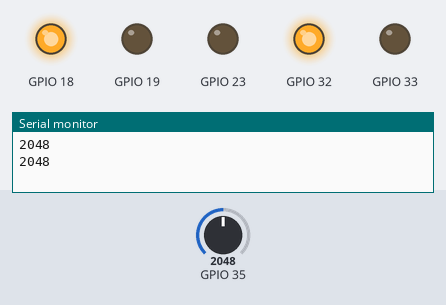
A sketch run on a simulated ESP32. Parts: output pins drawn as LEDs (lit = HIGH), the last lines printed to the serial monitor. The inputs (shaded band) are chosen by the test bench; at power-on: GPIO 35 = 2048.

Above: at 2.8 s.
2.9 s: GPIO 35 set to 1054
5.6 s: GPIO 35 set to 970
At 7.3 s:
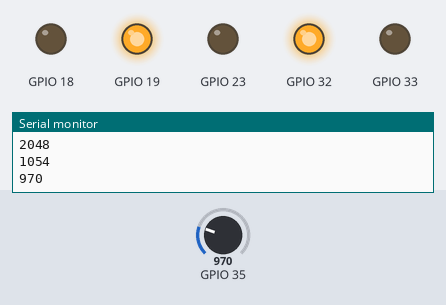
8.3 s: GPIO 35 set to 1040
At 10.4 s:
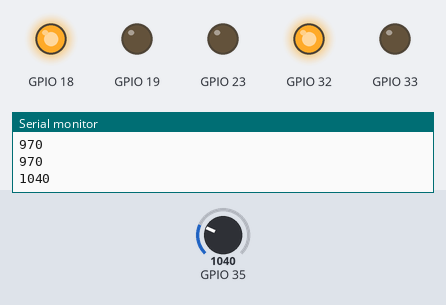
11.5 s: GPIO 35 set to 960
At 13.1 s:
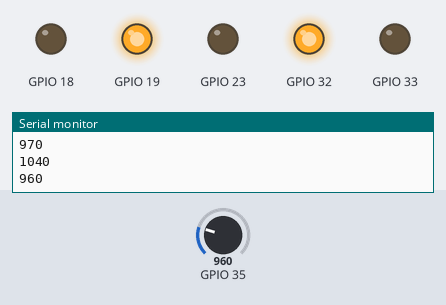
Timing chart, 0 to 14.6 s (numbered marks = the images above; inputs shaded):
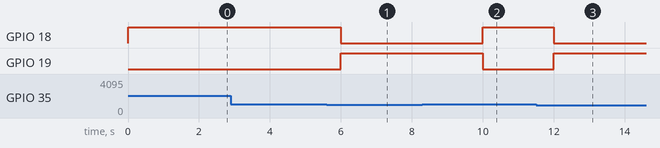

Measured:
- the behaviour switches between 1001 and 1000 on GPIO 35 (found by bisection; images 0 and 1)
- after the input at 5.6 s, GPIO 18: HIGH → LOW after 0.40 s; GPIO 19: LOW → HIGH after 0.40 s
- after the input at 8.3 s, GPIO 18: LOW → HIGH after 1.7 s; GPIO 19: HIGH → LOW after 1.7 s
- after the input at 11.5 s, GPIO 18: HIGH → LOW after 0.50 s; GPIO 19: LOW → HIGH after 0.50 s

The sketch:

rgb_led.ino
```cpp
// #define GD 3
#define R 18
#define G 19
#define B 23
#define BUZ 32
#include "macro.h"
#include "rgb.h"
#include "buzzer.h"

int val = 0;

void setup() {
  Serial.begin(9600);
  pm(R, OUTPUT);
  pm(G, OUTPUT);
  pm(B, OUTPUT);
  // Buzzer io
  pm(BUZ, OUTPUT);
  dw(BUZ,HIGH);
  // read
  pm(33, OUTPUT);
    pm(36, INPUT);
  pm(35, INPUT);
  // analog
  // ledcSetup(ledChanal, freq, resolution);
  ledcWrite(0, 50);
}

void loop() {
  val = analogRead(35);
  Serial.println(val);
  // dw(33, val);
  // dw(B, val);
  // dw(B, dr(36));
  if (val > 1000) {
    red();
  } else {
    green();
  }
  delay(2000);
}

void rgb_buzzer() {
  green();
  buz_on();
  delay(5 * minites);
  yellow();
  buz_on();
  delay(2 * minites);
  red();
  buz_on();
  delay(5 * minites);
}
```

buzzer.h
```cpp
void buz_on() {
  dw(BUZ, LOW);
  delay(200);
  dw(BUZ, HIGH);
}
```

macro.h
```cpp
#define dw(p, m) digitalWrite(p, m)
#define dr(p) digitalRead(p)
#define pm(p, m) pinMode(p, m)
#define minites 1000
// #define minites 60000
```

rgb.h
```cpp
void red() {
  dw(R, HIGH);
  dw(G, LOW);
  dw(B, LOW);
}

void yellow() {
  dw(R, HIGH);
  dw(G, HIGH);
  dw(B, LOW);
}

void green() {
  dw(R, LOW);
  dw(G, HIGH);
  dw(B, LOW);
}
```
